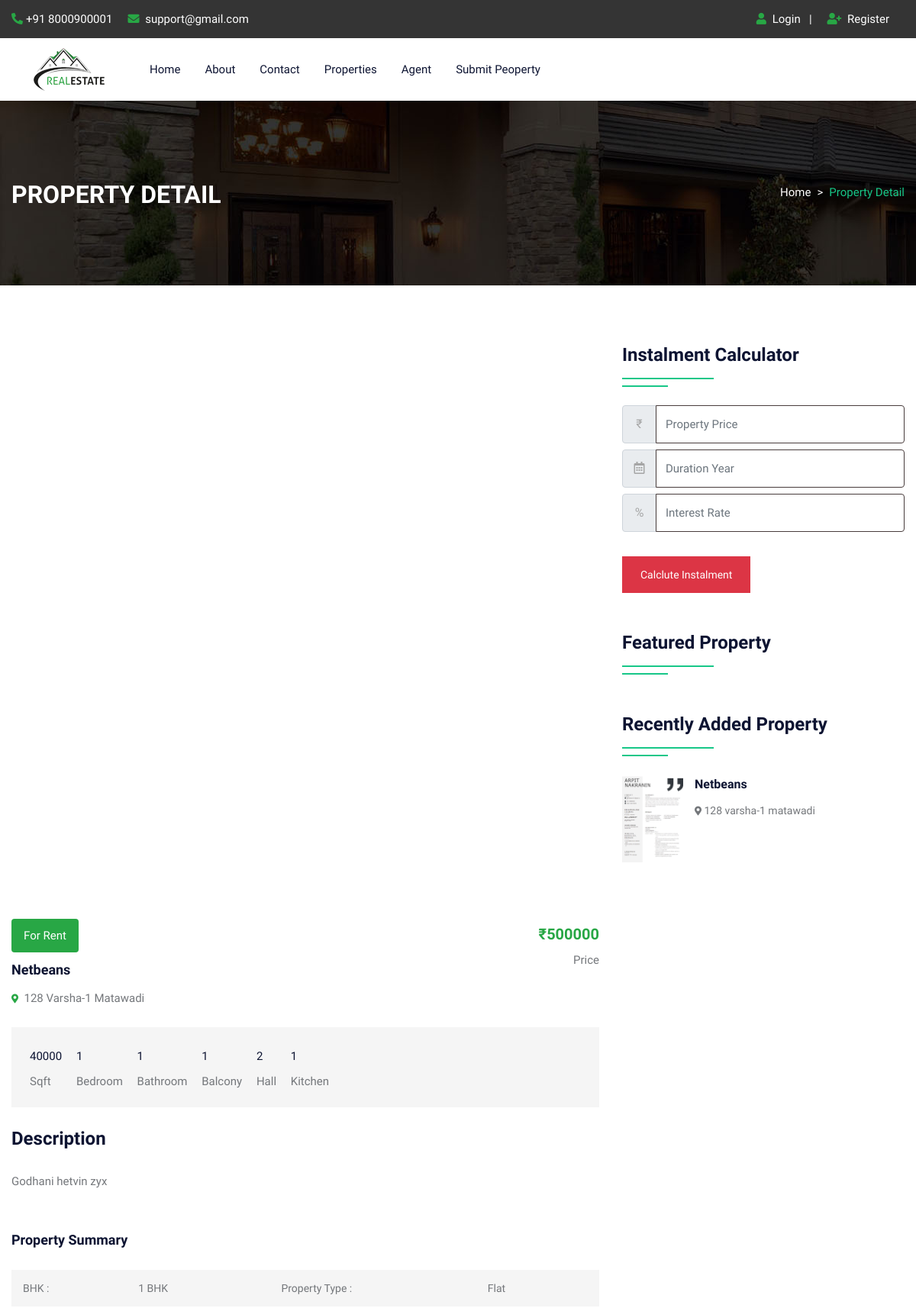
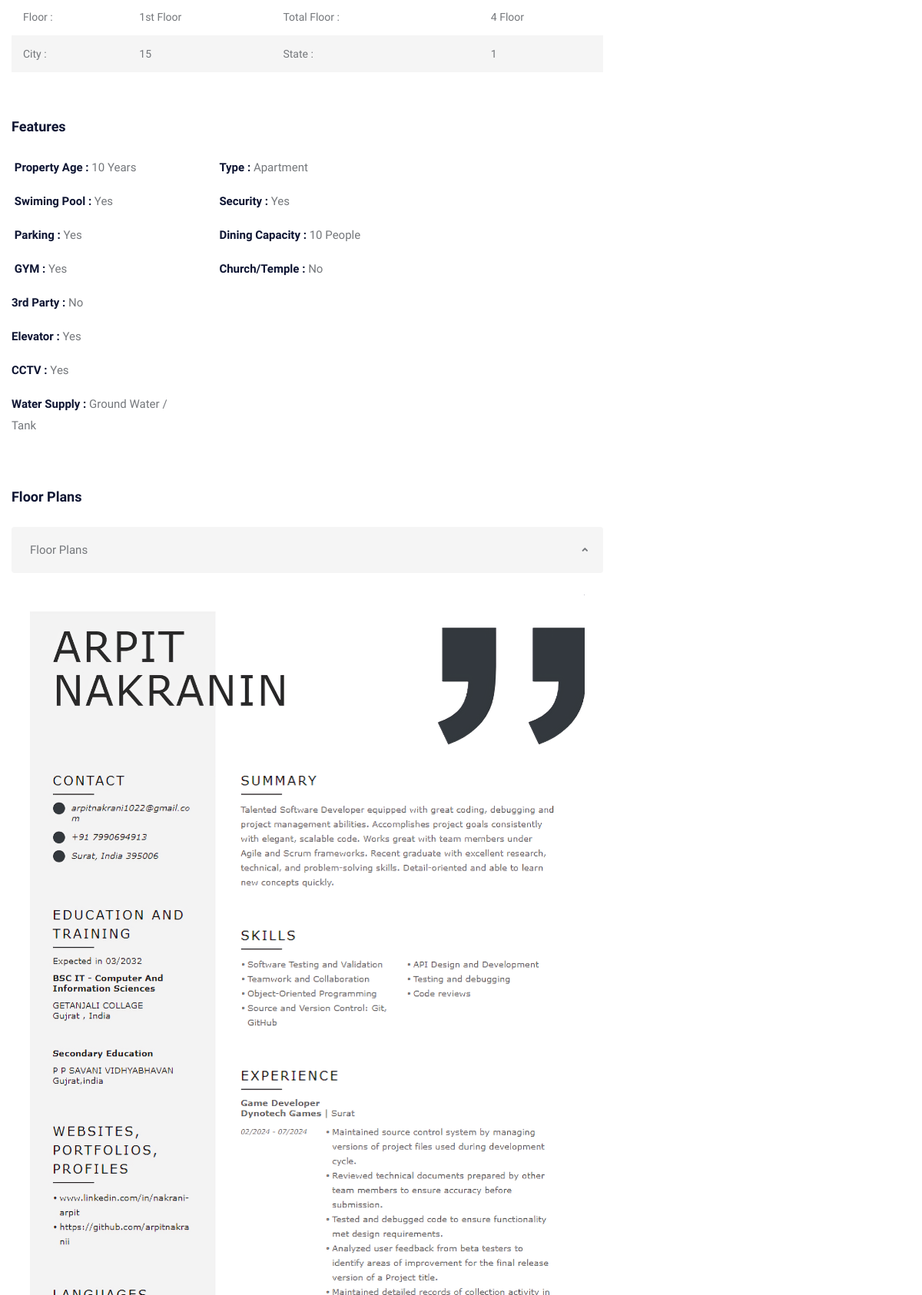
/propertydetail.php?pid=1 (upper part), run on the app's committed database (2 pictures, top to bottom).
### tables this page shows
CREATE TABLE `property` (
  `pid` int(50) NOT NULL,
  `title` varchar(200) NOT NULL,
  `pcontent` longtext NOT NULL,
  `type` varchar(100) NOT NULL,
  `bhk` varchar(50) NOT NULL,
  `stype` varchar(100) NOT NULL,
  `bedroom` int(50) NOT NULL,
  `bathroom` int(50) NOT NULL,
  `balcony` int(50) NOT NULL,
  `kitchen` int(50) NOT NULL,
  `hall` int(50) NOT NULL,
  `floor` varchar(50) NOT NULL,
  `size` int(50) NOT NULL,
  `price` int(50) NOT NULL,
  `location` varchar(200) NOT NULL,
  `city` varchar(100) NOT NULL,
  `state` varchar(100) NOT NULL,
  `feature` longtext NOT NULL,
  `pimage` varchar(300) NOT NULL,
  `pimage1` varchar(300) NOT NULL,
  `pimage2` varchar(300) NOT NULL,
  `pimage3` varchar(300) NOT NULL,
  `pimage4` varchar(300) NOT NULL,
  `uid` int(50) NOT NULL,
  `status` varchar(50) NOT NULL,
  `mapimage` varchar(300) NOT NULL,
  `topmapimage` varchar(300) NOT NULL,
  `groundmapimage` varchar(300) NOT NULL,
  `totalfloor` varchar(50) NOT NULL,
  `date` datetime NOT NULL DEFAULT current_timestamp(),
  `isFeatured` int(11) DEFAULT NULL
);

### propertydetail.php (the view, shortened to what this page needs)
<!DOCTYPE html>
<html lang="en">
<head>
<link rel="stylesheet" type="text/css" href="css/bootstrap.min.css">
<link rel="stylesheet" type="text/css" href="css/bootstrap-slider.css">
<link rel="stylesheet" type="text/css" href="css/jquery-ui.css">
<link rel="stylesheet" type="text/css" href="css/layerslider.css">
<link rel="stylesheet" type="text/css" href="css/color.css" id="color-change">
<link rel="stylesheet" type="text/css" href="css/owl.carousel.min.css">
<link rel="stylesheet" type="text/css" href="css/font-awesome.min.css">
<link rel="stylesheet" type="text/css" href="fonts/flaticon/flaticon.css">
<link rel="stylesheet" type="text/css" href="css/style.css">
</head>
<body>
<div id="page-wrapper">
    <div class="row">
		<?php include("include/header.php");?>
        <div class="banner-full-row page-banner" style="background-image:url('images/breadcromb.jpg');">
            <div class="container">
                <div class="row">
                    <div class="col-md-6">
                        <h2 class="page-name float-left text-white text-uppercase mt-1 mb-0"><b>Property Detail</b></h2>
                    </div>
                    <div class="col-md-6">
                        <nav aria-label="breadcrumb" class="float-left float-md-right">
                            <ol class="breadcrumb bg-transparent m-0 p-0">
                                <li class="breadcrumb-item text-white"><a href="#">Home</a></li>
                                <li class="breadcrumb-item active">Property Detail</li>
                            </ol>
                        </nav>
                    </div>
                </div>
            </div>
        </div>
        <div class="full-row">
            <div class="container">
                <div class="row">
					<?php
						$id=$_REQUEST['pid'];
						$query=mysqli_query($con,"SELECT property.*, user.* FROM `property`,`user` WHERE property.uid=user.uid and pid='$id'");
						while($row=mysqli_fetch_array($query))
						{
					  ?>
                    <div class="col-lg-8">
                        <div class="row">
                            <div class="col-md-12">
                                <div id="single-property" style="width:1200px; height:700px; margin:30px auto 50px;">
                                </div>
                            </div>
                        </div>
                        <div class="row mb-4">
                            <div class="col-md-6">
                                <div class="bg-success d-table px-3 py-2 rounded text-white text-capitalize">For <?php echo $row['5'];?></div>
                                <h5 class="mt-2 text-secondary text-capitalize"><?php echo $row['1'];?></h5>
                                <span class="mb-sm-20 d-block text-capitalize"><i class="fas fa-map-marker-alt text-success font-12"></i> &nbsp;<?php echo $row['14'];?></span>
							</div>
                            <div class="col-md-6">
                                <div class="text-success text-left h5 my-2 text-md-right">₹<?php echo $row['13'];?></div>
                                <div class="text-left text-md-right">Price</div>
                            </div>
                        </div>
                        <div class="property-details">
                            <div class="bg-gray property-quantity px-4 pt-4 w-100">
                                <ul>
                                    <li><span class="text-secondary"><?php echo $row['12'];?></span> Sqft</li>
                                    <li><span class="text-secondary"><?php echo $row['6'];?></span> Bedroom</li>
                                    <li><span class="text-secondary"><?php echo $row['7'];?></span> Bathroom</li>
                                    <li><span class="text-secondary"><?php echo $row['8'];?></span> Balcony</li>
                                    <li><span class="text-secondary"><?php echo $row['10'];?></span> Hall</li>
                                    <li><span class="text-secondary"><?php echo $row['9'];?></span> Kitchen</li>
                                </ul>
                            </div>
                            <h4 class="text-secondary my-4">Description</h4>
                            <p><?php echo $row['2'];?></p>
                            <h5 class="mt-5 mb-4 text-secondary">Property Summary</h5>
                            <div  class="table-striped font-14 pb-2">
                                <table class="w-100">
                                    <tbody>
                                        <tr>
                                            <td>BHK :</td>
                                            <td class="text-capitalize"><?php echo $row['4'];?></td>
                                            <td>Property Type :</td>
                                            <td class="text-capitalize"><?php echo $row['3'];?></td>
                                        </tr>
                                        <tr>
                                            <td>Floor :</td>
                                            <td class="text-capitalize"><?php echo $row['11'];?></td>
                                            <td>Total Floor :</td>
                                            <td class="text-capitalize"><?php echo $row['28'];?></td>
                                        </tr>
                                        <tr>
                                            <td>City :</td>
                                            <td class="text-capitalize"><?php echo $row['15'];?></td>
                                            <td>State :</td>
                                            <td class="text-capitalize"><?php echo $row['16'];?></td>
                                        </tr>
                                    </tbody>
                                </table>
                            </div>
                            <h5 class="mt-5 mb-4 text-secondary">Features</h5>
                            <div class="row">
								<?php echo $row['17'];?>
                            </div>
                            <h5 class="mt-5 mb-4 text-secondary">Floor Plans</h5>
                            <div class="accordion" id="accordionExample">
                                <button class="bg-gray hover-bg-success hover-text-white text-ordinary py-3 px-4 mb-1 w-100 text-left rounded position-relative" type="button" data-toggle="collapse" data-target="#collapseOne" aria-expanded="true" aria-controls="collapseOne"> Floor Plans </button>
                                <div id="collapseOne" class="collapse show p-4" aria-labelledby="headingOne" data-parent="#accordionExample">
                                    <img src="admin/property/<?php echo $row['25'];?>" alt="Not Available"> </div>
                            </div>
                        </div>
                    </div>
					<?php } ?>
                    <div class="col-lg-4">
                        <h4 class="double-down-line-left text-secondary position-relative pb-4 my-4">Instalment Calculator</h4>
                        <form class="d-inline-block w-100" action="calc.php" method="post">
                            <div class="input-group mb-2 mr-sm-2">
                                <div class="input-group-prepend">
                                    <div class="input-group-text">₹</div>
                                </div>
                                <input type="text" class="form-control" name="amount" placeholder="Property Price">
                            </div>
                            <div class="input-group mb-2 mr-sm-2">
                                <div class="input-group-prepend">
                                    <div class="input-group-text"><i class="far fa-calendar-alt"></i></div>
                                </div>
                                <input type="text" class="form-control" name="month" placeholder="Duration Year">
                            </div>
                            <div class="input-group mb-2 mr-sm-2">
                                <div class="input-group-prepend">
                                    <div class="input-group-text">%</div>
                                </div>
                                <input type="text" class="form-control" name="interest" placeholder="Interest Rate">
                            </div>
                            <button type="submit" value="submit" name="calc" class="btn btn-danger mt-4">Calclute Instalment</button>
                        </form>
                        <h4 class="double-down-line-left text-secondary position-relative pb-4 mb-4 mt-5">Featured Property</h4>
                        <div class="sidebar-widget mt-5">
                            <h4 class="double-down-line-left text-secondary position-relative pb-4 mb-4">Recently Added Property</h4>
                            <ul class="property_list_widget">
								<?php
								$query=mysqli_query($con,"SELECT * FROM `property` ORDER BY date DESC LIMIT 7");
										while($row=mysqli_fetch_array($query))
										{
								?>
                                <li> <img src="admin/property/<?php echo $row['18'];?>" alt="pimage">
                                    <h6 class="text-secondary hover-text-success text-capitalize"><a href="propertydetail.php?pid=<?php echo $row['0'];?>"><?php echo $row['1'];?></a></h6>
                                    <span class="font-14"><i class="fas fa-map-marker-alt icon-success icon-small"></i> <?php echo $row['14'];?></span>
                                </li>
                                <?php } ?>
                            </ul>
                        </div>
                    </div>
                </div>
            </div>
        </div>
    </div>
</div>
</body>
</html>

### css/color.css (style rules this page uses)
:root { --theme-ordinary-color: #74777b; }
:root { --theme-primary-color: #17c788; }
:root { --theme-secondary-color: #0d1432; }
:root { --theme-white-color: #fff; }
:root { --theme-light-color: #f8f8f8; }
:root { --theme-gray-color: #f5f5f5; }
:root { --theme-footer-color: #091b4b; }
:root { --theme-dark-color: #091b4b; }
:root { --text-light-color: #a3a7af; }
:root { --theme-primary-opacity-color: rgba(11, 191, 141, .8); }
:root { --theme-secondary-opacity-color: rgba(13,20,50,0.7); }
:root { --theme-white-opacity-color: rgba(255, 255, 255, 0.3); }
:root { --theme-dark-opacity-color: rgba(0, 0, 0, 0.5); }
:root { --theme-ordinary-font: 'Muli', sans-serif; }
:root { --theme-highlight-font: 'Comfortaa', cursive; }

### data on the page
property: stype "Rent", title "Netbeans", location "128 Varsha-1 Matawadi", price "500000", size "40000", bedroom "1", bathroom "1", balcony "1", hall "2", kitchen "1", pcontent "Godhani hetvin zyx", bhk "1 BHK", type "Flat", floor "1st Floor", totalfloor "4 Floor", city "15", state "1", feature "Property Age : 10 Years Swiming Pool : Yes Parking : Yes GYM : Yes Type : Apartment Security : Yes Dining Capacity : 10 People Church/Temple : No 3rd Party : No Elevator : Yes CCTV : Yes Water Supply : Ground Water / Tank", mapimage (picture), pimage (picture), location "128 varsha-1 matawadi"
